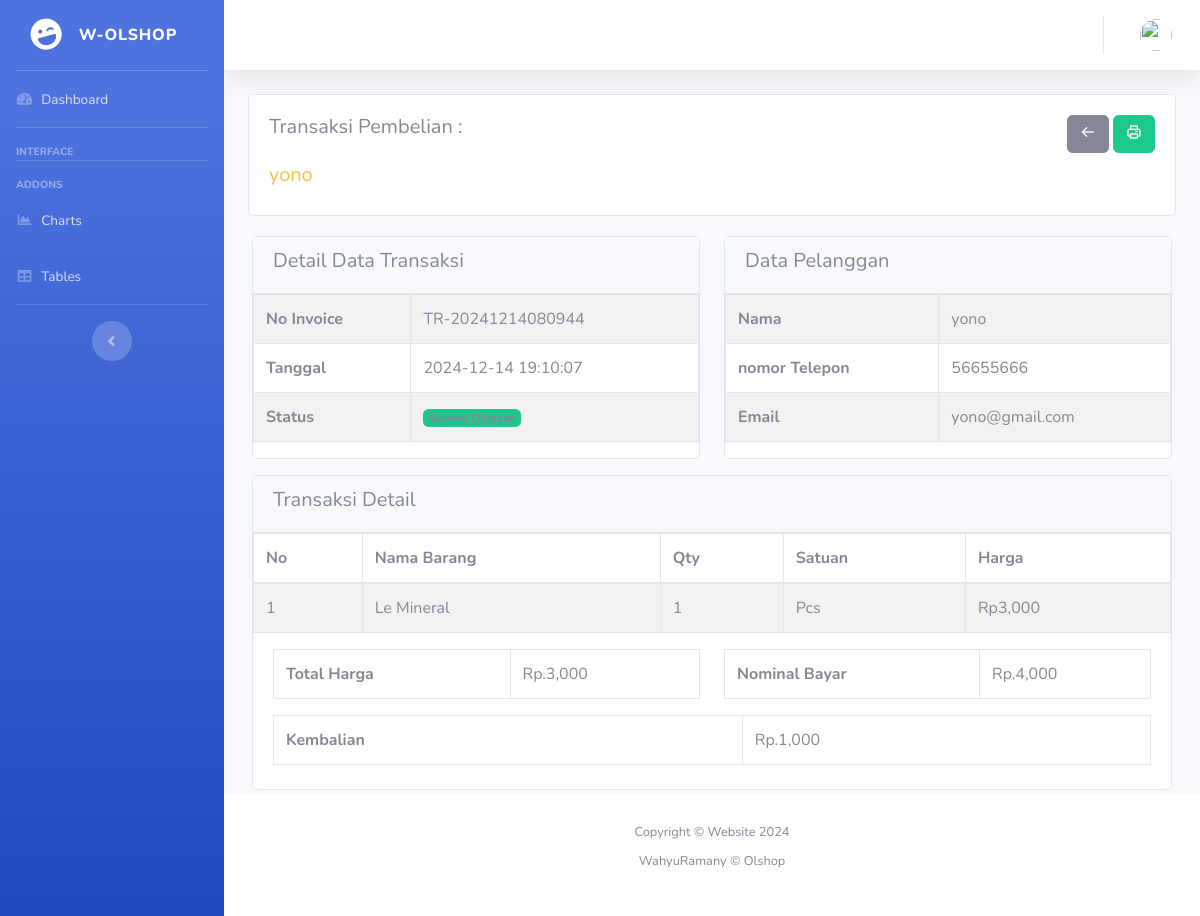
/admin/content/transaksi.php?detail=39, run on the app's committed database.
### tables this page shows
CREATE TABLE `detail_paket` (
  `id` int(12) NOT NULL,
  `id_penjualan` int(12) NOT NULL,
  `id_barang` int(12) NOT NULL,
  `jumlah` int(100) NOT NULL,
  `harga` double(10,2) NOT NULL,
  `total_harga` double(10,2) NOT NULL,
  `sub_total` double(10,2) NOT NULL,
  `nominal_bayar` double(10,2) NOT NULL,
  `kembalian` double(10,2) NOT NULL,
  `create_at` timestamp NOT NULL DEFAULT current_timestamp(),
  `update_at` timestamp NOT NULL DEFAULT current_timestamp() ON UPDATE current_timestamp()
);

CREATE TABLE `penjualan` (
  `id` int(12) NOT NULL,
  `id_user` int(11) NOT NULL,
  `kode_transaksi` varchar(100) DEFAULT NULL,
  `nama_pengguna` varchar(100) NOT NULL,
  `email_pengguna` varchar(100) NOT NULL,
  `telepon_pengguna` int(100) NOT NULL,
  `status` tinyint(2) DEFAULT NULL,
  `create_at` timestamp NOT NULL DEFAULT current_timestamp(),
  `update_at` timestamp NOT NULL DEFAULT current_timestamp() ON UPDATE current_timestamp()
);

CREATE TABLE `barang` (
  `id` int(12) NOT NULL,
  `id_kategori` int(12) NOT NULL,
  `inv_barang` varchar(100) NOT NULL,
  `nama_barang` varchar(100) NOT NULL,
  `satuan` varchar(100) NOT NULL,
  `qty` int(100) NOT NULL,
  `harga` int(100) NOT NULL,
  `judul` varchar(100) NOT NULL,
  `deskripsi` varchar(100) NOT NULL,
  `note` varchar(100) NOT NULL,
  `foto` varchar(100) NOT NULL,
  `create_at` timestamp NOT NULL DEFAULT current_timestamp(),
  `update_at` timestamp NOT NULL DEFAULT current_timestamp() ON UPDATE current_timestamp()
);

### admin/content/transaksi.php (the view, shortened to what this page needs)
<?php
include '../database/koneksi.php';
$id =  isset($_GET['detail']) ? $_GET['detail'] : '';
$queryDetail = mysqli_query($koneksi, "SELECT
penjualan.*,
barang.*,
detail_paket.*
    FROM
detail_paket
    LEFT JOIN
penjualan
    ON
penjualan.id = detail_paket.id_penjualan
    LEFT JOIN
barang
    ON
barang.id = detail_paket.id_barang
    WHERE
detail_paket.id_penjualan = '$id'");
$rowDetail = [];
while ($dataTrans = mysqli_fetch_assoc($queryDetail)) {
    $rowDetail[] = $dataTrans;
}
?>
<!DOCTYPE html>
<html lang="en">
<head>
    <?php include '../layout/head.php' ?>
</head>
<body id="page-top">
    <div id="wrapper">
        <?php if (!isset($_GET['print'])) : ?>
            <?php include '../layout/sidebar.php' ?>
        <?php endif; ?>
        <div id="content-wrapper" class="d-flex flex-column">
            <div id="content">
                <?php if (!isset($_GET['print'])) : ?>
                    <?php include '../layout/navbar.php' ?>
                <?php endif ?>
                <div class="container-fluid mt-3">
                    <?php if (isset($_GET['detail'])) : ?>
                        <div class="row">
                            <div class="col-sm-12 mb-3">
                                <div class="card">
                                    <div class="card-body">
                                        <div class="row">
                                            <div class="col-sm-6 mb-3 mb-sm-0">
                                                <h5 class="m-0 p-0">Transaksi Pembelian :</h5>
                                                <h5 class="text-warning fst-italic"><br> <?php echo $rowDetail[0]['nama_pengguna'] ?></h5>
                                            </div>
                                            <div class="col-sm-6 mb-3 mb-sm-0" align="right">
                                                <a href="" class="btn btn-secondary" onclick="window.history.back();"><i class='bx bx-arrow-back'></i></a>
                                                <a href="transaksi.php?print=<?php echo $rowDetail[0]['id_penjualan'] ?>&detail=<?php echo $rowDetail[0]['id_penjualan'] ?>" onclick="" class="btn btn-success"><i class='bx bx-printer'></i></a>
                                            </div>
                                        </div>
                                    </div>
                                </div>
                            </div>
                            <div class="row m-1 print">
                                <div class=" col-sm-6">
                                    <div class="card">
                                        <div class="card-header">
                                            <h5>Detail Data Transaksi</h5>
                                        </div>
                                        <?php include '../layout/helper.php' ?>
                                        <div class="card-Body">
                                            <table class="table table-bordered table-striped">
                                                <tr>
                                                    <th>No Invoice</th>
                                                    <td><?php echo $rowDetail[0]['kode_transaksi'] ?></td>
                                                </tr>
                                                <tr>
                                                    <th>Tanggal</th>
                                                    <td><?php echo $rowDetail[0]['create_at'] ?></td>
                                                </tr>
                                                <tr>
                                                    <th>Status</th>
                                                    <td><?php echo changeStatus($rowDetail[0]['status']) ?></td>
                                                </tr>
                                            </table>
                                        </div>
                                    </div>
                                </div>
                                <div class="col-sm-6">
                                    <div class="card">
                                        <div class="card-header">
                                            <h5>Data Pelanggan</h5>
                                        </div>
                                        <div class="card-Body">
                                            <table class="table table-bordered table-striped">
                                                <tr>
                                                    <th>Nama </th>
                                                    <td><?php echo $rowDetail[0]['nama_pengguna'] ?></td>
                                                </tr>
                                                <tr>
                                                    <th>nomor Telepon</th>
                                                    <td><?php echo $rowDetail[0]['telepon_pengguna'] ?></td>
                                                </tr>
                                                <tr>
                                                    <th>Email</th>
                                                    <td><?php echo $rowDetail[0]['email_pengguna'] ?></td>
                                                </tr>
                                            </table>
                                        </div>
                                    </div>
                                </div>
                                <div class="col-sm-12 mt-3">
                                    <div class="card">
                                        <div class="card-header">
                                            <h5>Transaksi Detail</h5>
                                        </div>
                                        <div class="card-Body">
                                            <table class="table table-bordered table-striped">
                                                <thead>
                                                    <tr>
                                                        <th>No</th>
                                                        <th>Nama Barang</th>
                                                        <th>Qty</th>
                                                        <th>Satuan</th>
                                                        <th>Harga</th>
                                                    </tr>
                                                </thead>
                                                <tbody>
                                                    <?php $no = 1;
                                                    foreach ($rowDetail as $key => $value) : ?>
                                                        <tr>
                                                            <td><?php echo $no++ ?></td>
                                                            <td><?php echo $value['nama_barang'] ?></td>
                                                            <td><?php echo $value['jumlah'] ?></td>
                                                            <td><?php echo $value['satuan'] ?></td>
                                                            <td><?php echo "Rp" . number_format($value['harga']) ?></td>
                                                        </tr>
                                                    <?php endforeach ?>
                                                </tbody>
                                            </table>
                                            <div class="row m-2">
                                                <div class="col-md-6">
                                                    <table class="table table-bordered">
                                                        <tr>
                                                            <th>
                                                                <a align="center">Total Harga</a>
                                                            </th>
                                                            <td><?php echo "Rp"  . "." . number_format($value['total_harga']) ?></td>
                                                        </tr>
                                                    </table>
                                                </div>
                                                <div class="col-md-6">
                                                    <table class="table table-bordered">
                                                        <tr>
                                                            <th>
                                                                <a align="center">Nominal Bayar</a>
                                                            </th>
                                                            <td><?php echo "Rp"  . "." . number_format($value['nominal_bayar']) ?></td>
                                                        </tr>
                                                    </table>
                                                </div>
                                                <div class="col-md-12">
                                                    <table class="table table-bordered">
                                                        <tr>
                                                            <th>
                                                                <a align="center">Kembalian</a>
                                                            </th>
                                                            <td><?php echo "Rp"  . "." . number_format($value['kembalian']) ?></td>
                                                        </tr>
                                                    </table>
                                                </div>
                                            </div>
                                        </div>
                                    </div>
                                </div>
                            </div>
                        </div>
                    <?php endif ?>
                </div>
            </div>
            <?php include '../layout/footer.php' ?>
        </div>
    </div>
</body>
</html>

### data on the page
detail_paket: id_penjualan.nama_pengguna "yono", id_penjualan.kode_transaksi "TR-20241214080944", create_at "2024-12-14 19:10:07", id_penjualan.telepon_pengguna "56655666", id_penjualan.email_pengguna "yono@gmail.com", id_barang.nama_barang "Le Mineral", jumlah "1", id_barang.satuan "Pcs", harga "3,000", total_harga "3,000", nominal_bayar "4,000", kembalian "1,000"
